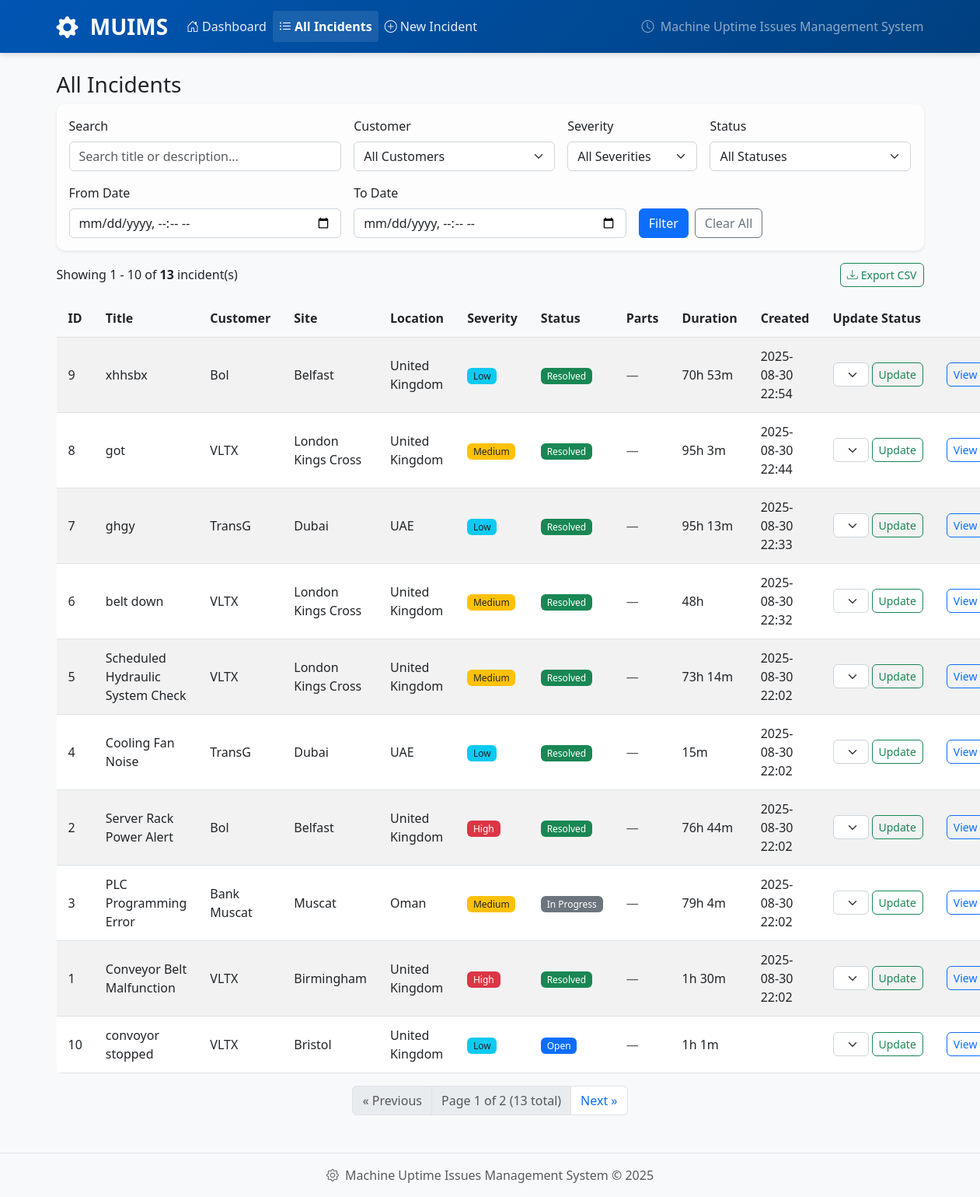
Page /incidents on the earlier database version.
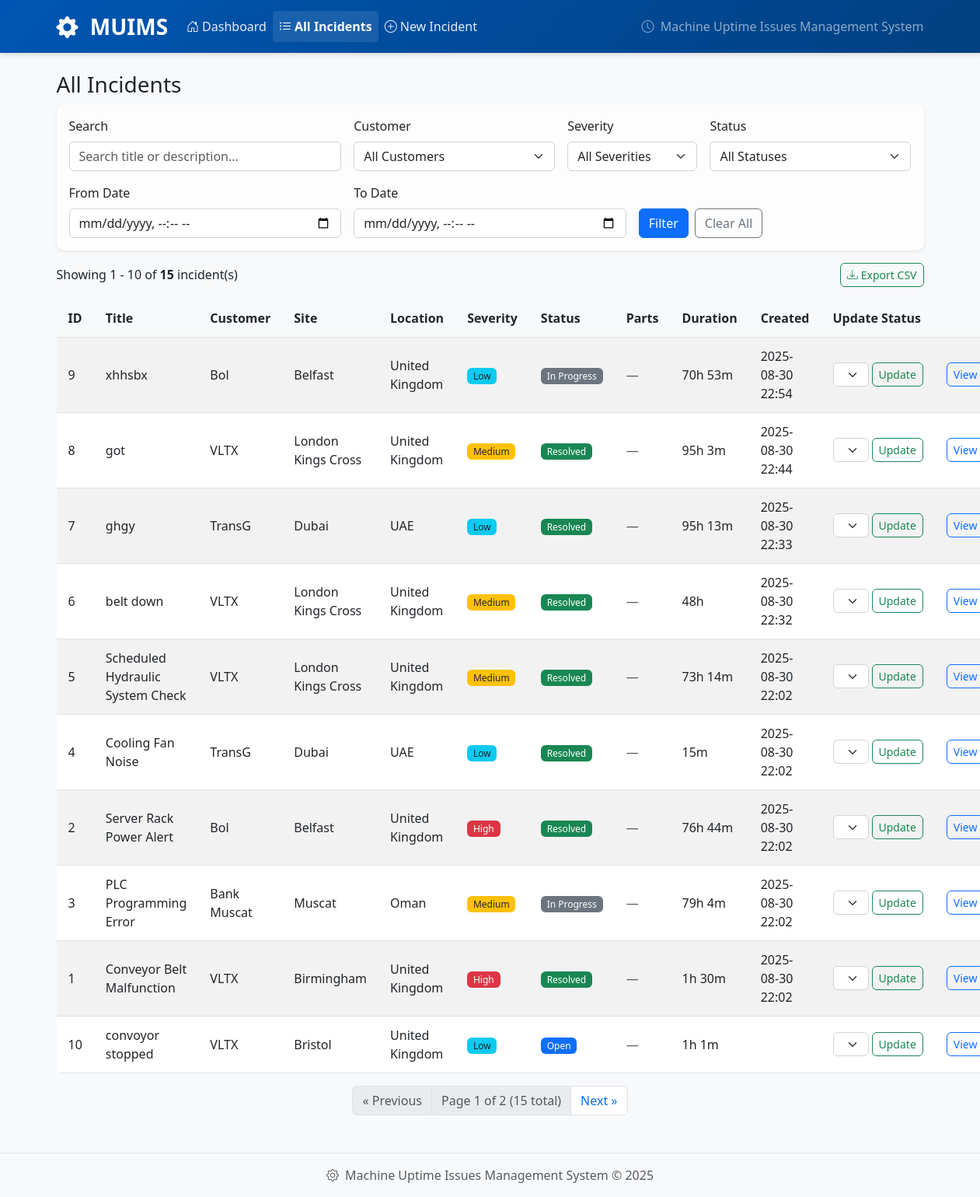
Same page on the later database version.
### app/models.py (models this page shows)
class Incident(db.Model):
    id = db.Column(db.Integer, primary_key=True)
    title = db.Column(db.String(140), nullable=False)
    description = db.Column(db.Text)
    customer_name = db.Column(db.String(100))      # "Customer Name"
    site_name = db.Column(db.String(150))          # "Site/Facility Name"
    location = db.Column(db.String(100))           # "Location"
    machine_model = db.Column(db.String(150))      # rename of Equipment -> Machine Model
    machine_serial = db.Column(db.String(150))     # "Machine Serial Number"
    fault = db.Column(db.String(255))              # "Fault"
    fault_code = db.Column(db.String(20))          # "Fault Code"
    start_time = db.Column(db.DateTime(timezone=True))            # "Start Time"
    end_time = db.Column(db.DateTime(timezone=True))              # "End Time"
    preventive_maintenance = db.Column(db.Boolean, default=False)
    parts_used = db.Column(db.Text, nullable=True)
    category = db.Column(db.String(50), default="mechanical")
    severity = db.Column(db.String(20), default="Medium")
    status = db.Column(db.String(20), default="Open")
    created_at = db.Column(db.DateTime(timezone=True), server_default=func.now(), nullable=False)
    parts = db.relationship("Part", secondary=incident_parts, backref=db.backref("incidents", lazy="dynamic"), lazy="selectin")
    @property
    def duration_minutes(self):
        if not self.start_time:
            return None
        start = self.start_time.replace(tzinfo=timezone.utc) if self.start_time and self.start_time.tzinfo is None else self.start_time
        end = (self.end_time or datetime.now(timezone.utc))
        if end.tzinfo is None:
            end = end.replace(tzinfo=timezone.utc)
        if end < start:
            return None
        delta = end - start
        return int(delta.total_seconds() // 60)
    def human_duration(self):
        mins = self.duration_minutes
        if mins is None:
            return "N/A"
        if mins < 60:
            return f"{mins}m"
        h, m = divmod(mins, 60)
        return f"{h}h {m}m" if m else f"{h}h"

### app/routes.py (the view, shortened to what this page needs)
@main.route("/incidents", endpoint="incidents")
def incidents():
    form = FilterForm()
    customers = db.session.query(Incident.customer_name).distinct().filter(Incident.customer_name.isnot(None)).all()
    customer_choices = [("", "All Customers")] + [(c[0], c[0]) for c in customers if c[0]]
    form.customer.choices = customer_choices
    q = request.args.get('q', '').strip()
    customer = request.args.get('customer', '')
    severity = request.args.get('severity', '')
    status = request.args.get('status', '')
    date_from = request.args.get('date_from', '')
    date_to = request.args.get('date_to', '')
    form.q.data = q
    form.customer.data = customer
    form.severity.data = severity
    form.status.data = status
    if date_from:
        try:
            from datetime import datetime
            form.date_from.data = datetime.fromisoformat(date_from.replace('T', ' '))
        except:
            pass
    if date_to:
        try:
            from datetime import datetime
            form.date_to.data = datetime.fromisoformat(date_to.replace('T', ' '))
        except:
            pass
    query = Incident.query
    if customer:
        query = query.filter(Incident.customer_name == customer)
    if status:
        query = query.filter(Incident.status == status)
    if severity and severity in ['Low', 'Medium', 'High']:
        query = query.filter(Incident.severity == severity)
    page = request.args.get('page', 1, type=int)
    per_page = request.args.get('per_page', 10, type=int)
    pagination = query.order_by(Incident.created_at.desc()).paginate(
        page=page,
        per_page=per_page,
        error_out=False
    )
    items = pagination.items
    return render_template("incidents.html",
                         items=items,
                         pagination=pagination,
                         form=form,
                         q=q,
                         customer=customer,
                         status=status,
                         severity=severity,
                         date_from=date_from,
                         date_to=date_to)

### app/forms.py
class FilterForm(FlaskForm):
    q = StringField("Search", validators=[Optional()], render_kw={"placeholder": "Search title or description..."})
    customer = SelectField("Customer", choices=[("", "All Customers")], validators=[Optional()])
    severity = SelectField("Severity", choices=[("", "All Severities")] + SEVERITY_CHOICES, validators=[Optional()])
    status = SelectField("Status", choices=[("", "All Statuses")] + STATUS_CHOICES, validators=[Optional()])
    date_from = DateTimeLocalField("From Date", format="%Y-%m-%dT%H:%M", validators=[Optional()])
    date_to = DateTimeLocalField("To Date", format="%Y-%m-%dT%H:%M", validators=[Optional()])
    submit = SubmitField("Filter")
    clear = SubmitField("Clear Filters")

### app/templates/incidents.html (shortened to what this page needs)
{% extends "base.html" %}
{% block content %}
<h3>All Incidents</h3>
<div class="card mb-3">
  <div class="card-body">
    <form method="get" class="row g-3">
      <div class="col-md-4">
        {{ form.q.label(class="form-label") }}
        {{ form.q(class="form-control") }}
      </div>
      <div class="col-md-3">
        {{ form.customer.label(class="form-label") }}
        {{ form.customer(class="form-select") }}
      </div>
      <div class="col-md-2">
        {{ form.severity.label(class="form-label") }}
        {{ form.severity(class="form-select") }}
      </div>
      <div class="col-md-3">
        {{ form.status.label(class="form-label") }}
        {{ form.status(class="form-select") }}
      </div>
      <div class="col-md-4">
        {{ form.date_from.label(class="form-label") }}
        {{ form.date_from(class="form-control") }}
      </div>
      <div class="col-md-4">
        {{ form.date_to.label(class="form-label") }}
        {{ form.date_to(class="form-control") }}
      </div>
      <div class="col-md-4 d-flex align-items-end gap-2">
        {{ form.submit(class="btn btn-primary") }}
        <a href="{{ url_for('main.incidents') }}" class="btn btn-outline-secondary">Clear All</a>
      </div>
    </form>
  </div>
</div>
<div class="d-flex justify-content-between align-items-center mb-3">
  <div>
    {% if pagination %}
      Showing {{ ((pagination.page - 1) * pagination.per_page) + 1 }} - {{ ((pagination.page - 1) * pagination.per_page) + pagination.items|length }}
      of <strong>{{ pagination.total }}</strong> incident(s)
    {% else %}
      <strong>{{ items|length }}</strong> incident(s) found
    {% endif %}
  </div>
  <div>
    <a href="{{ url_for('main.incidents_export', q=q, customer=customer, severity=severity, status=status, date_from=date_from, date_to=date_to) }}"
       class="btn btn-outline-success btn-sm">
      <i class="bi bi-download me-1"></i>Export CSV
    </a>
  </div>
</div>
<table class="table table-striped">
  <thead><tr><th>ID</th><th>Title</th><th>Customer</th><th>Site</th><th>Location</th><th>Severity</th><th>Status</th><th>Parts</th><th>Duration</th><th>Created</th><th>Update Status</th><th></th></tr></thead>
  <tbody>
    {% for x in items %}
    <tr>
      <td>{{ x.id }}</td>
      <td>{{ x.title }}</td>
      <td>{{ x.customer_name or 'N/A' }}</td>
      <td>{{ x.site_name or 'N/A' }}</td>
      <td>{{ x.location or 'N/A' }}</td>
      <td><span class="badge {{ x.severity|sev_badge }}">{{ x.severity }}</span></td>
      <td><span class="badge {{ x.status|status_badge }}">{{ x.status }}</span></td>
      <td>
        {% if x.parts %}
          {{ x.parts | map(attribute='name') | join(', ') }}
        {% else %}
          <span class="text-muted">—</span>
        {% endif %}
      </td>
      <td>{{ x|human_duration }}</td>
      <td>{{ x.created_at|datetime }}</td>
      <td>
        <form method="post" action="{{ url_for('main.incident_status', incident_id=x.id) }}" class="d-flex gap-1">
          <select name="status" class="form-select form-select-sm">
            <option value="Open" {% if x.status == 'Open' %}selected{% endif %}>Open</option>
            <option value="In Progress" {% if x.status == 'In Progress' %}selected{% endif %}>In Progress</option>
            <option value="Resolved" {% if x.status == 'Resolved' %}selected{% endif %}>Resolved</option>
          </select>
          <button type="submit" class="btn btn-sm btn-outline-success">Update</button>
        </form>
      </td>
      <td><a class="btn btn-sm btn-outline-primary" href="{{ url_for('main.incident_detail', incident_id=x.id) }}">View</a></td>
    </tr>
    {% endfor %}
  </tbody>
</table>
{% if pagination.pages > 1 %}
<nav aria-label="Incident pagination">
  <ul class="pagination justify-content-center">
    <li class="page-item {% if not pagination.has_prev %}disabled{% endif %}">
      {% if pagination.has_prev %}
        <a class="page-link" href="{{ url_for('main.incidents', page=pagination.prev_num, q=q, customer=customer, severity=severity, status=status, date_from=date_from, date_to=date_to) }}">
          <span aria-hidden="true">&laquo;</span> Previous
        </a>
      {% else %}
        <span class="page-link">
          <span aria-hidden="true">&laquo;</span> Previous
        </span>
      {% endif %}
    </li>
    <li class="page-item disabled">
      <span class="page-link">
        Page {{ pagination.page }} of {{ pagination.pages }}
        ({{ pagination.total }} total)
      </span>
    </li>
    <li class="page-item {% if not pagination.has_next %}disabled{% endif %}">
      {% if pagination.has_next %}
        <a class="page-link" href="{{ url_for('main.incidents', page=pagination.next_num, q=q, customer=customer, severity=severity, status=status, date_from=date_from, date_to=date_to) }}">
          Next <span aria-hidden="true">&raquo;</span>
        </a>
      {% else %}
        <span class="page-link">
          Next <span aria-hidden="true">&raquo;</span>
        </span>
      {% endif %}
    </li>
  </ul>
</nav>
{% endif %}
{% endblock %}

### app/templates/base.html (shortened to what this page needs)
<!DOCTYPE html>
<html lang="en">
<head>
    <link href="https://cdn.jsdelivr.net/npm/bootstrap@5.3.0/dist/css/bootstrap.min.css" rel="stylesheet">
    <link href="https://cdn.jsdelivr.net/npm/bootstrap-icons@1.10.0/font/bootstrap-icons.css" rel="stylesheet">
    <link href="{{ url_for('static', filename='styles.css') }}" rel="stylesheet">
</head>
<body>
    <nav class="navbar navbar-expand-lg navbar-dark bg-primary">
        <div class="container">
            <a class="navbar-brand fw-bold" href="{{ url_for('main.index') }}">
                <i class="bi bi-gear-fill me-2"></i>
                MUIMS
            </a>
            <div class="collapse navbar-collapse" id="navbarNav">
                <ul class="navbar-nav me-auto">
                    <li class="nav-item">
                        <a class="nav-link {% if request.endpoint == 'main.index' %}active{% endif %}"
                           href="{{ url_for('main.index') }}">
                            <i class="bi bi-house-door me-1"></i>Dashboard
                        </a>
                    </li>
                    <li class="nav-item">
                        <a class="nav-link {% if request.endpoint == 'main.incidents' %}active{% endif %}"
                           href="{{ url_for('main.incidents') }}">
                            <i class="bi bi-list-ul me-1"></i>All Incidents
                        </a>
                    </li>
                    <li class="nav-item">
                        <a class="nav-link {% if request.endpoint == 'main.new_incident' %}active{% endif %}"
                           href="{{ url_for('main.new_incident') }}">
                            <i class="bi bi-plus-circle me-1"></i>New Incident
                        </a>
                    </li>
                </ul>
                <span class="navbar-text">
                    <i class="bi bi-clock me-1"></i>
                    Machine Uptime Issues Management System
                </span>
            </div>
        </div>
    </nav>
    <main class="container my-4">
        {% block content %}{% endblock %}
    </main>
    <footer class="bg-light text-center py-3 mt-5">
        <div class="container">
            <p class="text-muted mb-0">
                <i class="bi bi-gear me-1"></i>
                Machine Uptime Issues Management System &copy; 2025
            </p>
        </div>
    </footer>
</body>
</html>

### app/static/styles.css (style rules this page uses)
:root { --primary-color: #0d6efd; --success-color: #198754; --warning-color: #ffc107; --danger-color: #dc3545; --info-color: #0dcaf0; --light-color: #f8f9fa; --dark-color: #212529; }
body { font-family: 'Segoe UI', Tahoma, Geneva, Verdana, sans-serif; background-color: #f8f9fa; }
.navbar { background: linear-gradient(135deg, #0056b3 0%, #004080 100%) !important; box-shadow: 0 2px 8px rgba(0, 0, 0, 0.15); border-bottom: none; }
.navbar-brand { font-size: 1.75rem; font-weight: bold; color: white !important; transition: color 0.2s ease-in-out; }
.nav-link { color: rgba(255, 255, 255, 0.9) !important; font-weight: 500; transition: color 0.2s ease-in-out; }
.nav-link.active { font-weight: 600; color: white !important; background-color: rgba(255, 255, 255, 0.1); border-radius: 4px; }
.card { border: none; border-radius: 10px; background-color: #fdfdfd; box-shadow: 0 0.125rem 0.25rem rgba(0, 0, 0, 0.075); transition: box-shadow 0.15s ease-in-out; }
.btn { border-radius: 6px; font-weight: 500; transition: all 0.2s ease-in-out; }
.table { border-radius: 0.375rem; overflow: hidden; }
.table th { border-top: none; font-weight: 600; color: var(--dark-color); background-color: var(--light-color); padding: 12px 15px; }
.table td { padding: 12px 15px; vertical-align: middle; }
.badge { font-size: 0.75em; font-weight: 500; }
.form-control, .form-select { border-radius: 0.375rem; border: 1px solid #ced4da; transition: border-color 0.15s ease-in-out, box-shadow 0.15s ease-in-out; }
.form-label { color: var(--dark-color); margin-bottom: 0.5rem; }
.badge.bg-success { background-color: var(--success-color) !important; }
.badge.bg-warning { background-color: var(--warning-color) !important; color: var(--dark-color) !important; }
.badge.bg-danger { background-color: var(--danger-color) !important; }
.badge.bg-secondary { background-color: #6c757d !important; }
footer { margin-top: auto; border-top: 1px solid #dee2e6; }

Differences in the rows shown:
changed Incident "xhhsbx": status "Resolved" → "In Progress"
Other differences:
{{ pagination.total }}: "13" → "15"
